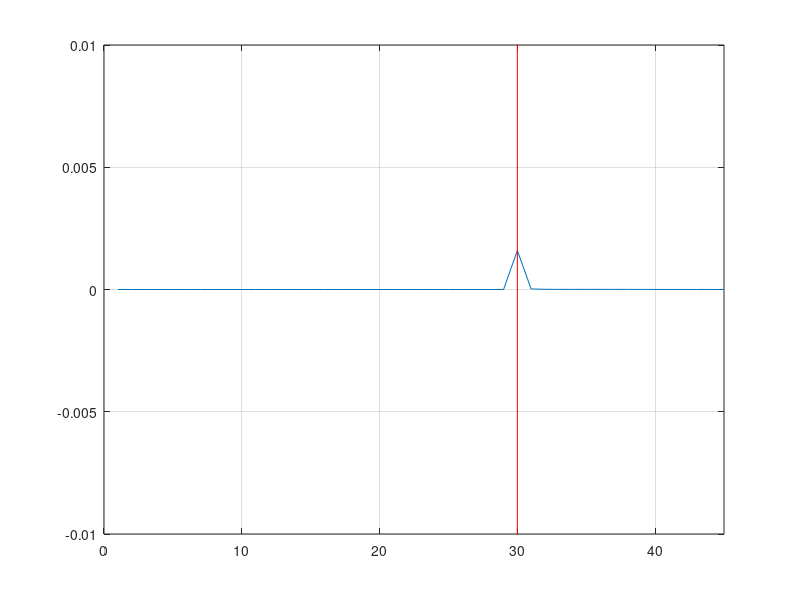

Write MATLAB code to recreate this figure.
clear all
clc

    
permeability=4*pi*1e-7;  %Free Space
permitivity=8.85e-12;    %Free Space
c=1/sqrt(permeability*permitivity);           
                      
m=45; 
ex=zeros(1,m);
hy=zeros(1,m);
cb=zeros(1,m);
eaf=zeros(1,m);
s=zeros(1,m);
dt=zeros(1,m);
p=zeros(1,m);
SAR=zeros(1,m);

dx = .01;
dt = dx/(2*c);
d0 = 0.3;                       

%region

k1=fix(d0/dx);% blood



% free space
permitivity(1,1:k1)=1;
dt(1,1:k1) = dx/(2*c);  
s(1,1:k1) = 0;

% blood
permitivity(1,k1:m)=  59.372  ;
dt(1,k1:m) = dx/(2*c); 
s(1,k1:m) = 2.0435;






ex_left_m1 = 0;
ex_left_m2 = 0;
ex_right_m1 = 0;
ex_right_m2 = 0;
ex_left_b1_m1 = 0;
ex_left_b1_m2 = 0;


iteration = 500;                       

for n = 1:iteration
    for k = 2:45
        eaf =dt(1,k)*s(1,k)/(2*permitivity(1,k)*8.85e-12);
        ca=(1-eaf)/(1+eaf);
        cb=0.5/(permitivity(1,k)*(1+eaf));
        
        ex(1,k) = ca*ex(1,k) + cb*(hy(1,k-1) - hy(1,k));
        p(1,k)=(ex(1,k)^2)*s(1,k)/2;
    end
    source = sin(2*pi*1800*10^(6)*dt(1,1)*n);       
     ex(1,2) = source;
    
    % Boundaries
    if n>2
        KE=45;
        kc=25;
        % Left boundary
        ex(1,1) = ex_left_m2;      % set left boundary of ex(1) by the value of ex(2)@n-2
        ex_left_m2 = ex_left_m1;   % set the value of ex(2)@n-2 by the value of ex(2)@n-1
        ex_left_m1 = ex(1,2);      % set the value of ex(2)@n-1 by the value of ex(2)@n (current value)
        % Right boundary
        ex(1,KE) = ex_right_m2;    % set right boundary of ex(201) by the value of ex(200)@n-2
        ex_right_m2 = ex_right_m1; % set the value of ex(200)@n-2 by the value of ex(200)@n-1
        ex_right_m1 = ex(1,KE-1);  % set the value of ex(200)@n-1 by the value of ex(200)@n (current value)
        
        % dielectric edge
        ex(1,kc) = ex_left_b1_m2;
        ex_left_b1_m2 = ex_left_b1_m1;
        ex_left_b1_m1 = ex(1,kc-1);
    end
   
    for k = 1:44
         hy(1,k) = hy(1,k) + .5*(ex(1,k) - ex(1,k+1));  
    end
 
    plot(p);grid;
    axis([0 m -.01 .01]); 
    line([k1,k1],[-.1,.1],'Color','r');
     
  
    frame = getframe();
    
    
end

